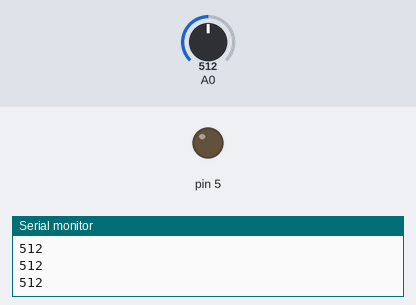
Simulated run of this sketch. Board: Arduino Uno, built with avr-gcc and run on an emulated ATmega328P. Parts: output pins drawn as LEDs (lit = HIGH), the last lines printed to the serial monitor. The inputs (shaded band) are chosen by the test bench; at power-on: A0 = 512.

Above: at 1.2 s.
1.3 s: A0 set to 986
2.8 s: A0 set to 1012
At 3.6 s:
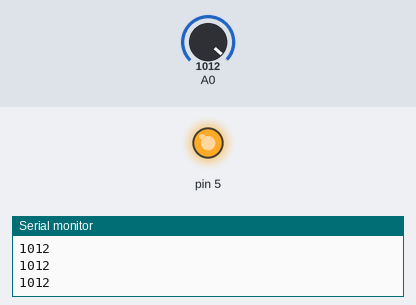
4.3 s: A0 set to 990
At 4.6 s:
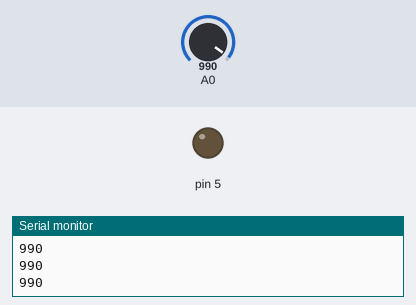
5.8 s: A0 set to 1010
At 7.0 s:
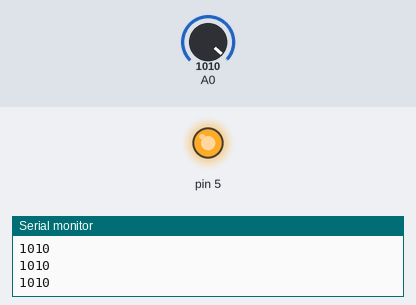
Timing chart, 0 to 8.3 s (numbered marks = the images above; inputs shaded):
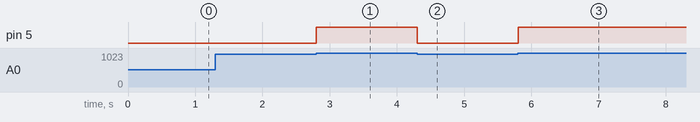

Measured:
- the behaviour switches between 1000 and 1001 on A0 (found by bisection; images 0 and 1)
- after the input at 2.8 s, pin 5: LOW → HIGH at once
- after the input at 4.3 s, pin 5: HIGH → LOW at once
- after the input at 5.8 s, pin 5: LOW → HIGH at once

The sketch:

lab5.3.ino
```cpp
int statusLed;
void setup() {
  // put your setup code here, to run once:
  pinMode(13,INPUT);
  pinMode(5,OUTPUT);
  Serial.begin(9600);
  pinMode(A0,INPUT);
}

void loop() {
  Serial.println(analogRead(A0));
  // put your main code here, to run repeatedly:
  statusLed = (analogRead(A0)>1000) ? statusLed = 1 : statusLed = 0;
  digitalWrite(5,statusLed);

}
```
